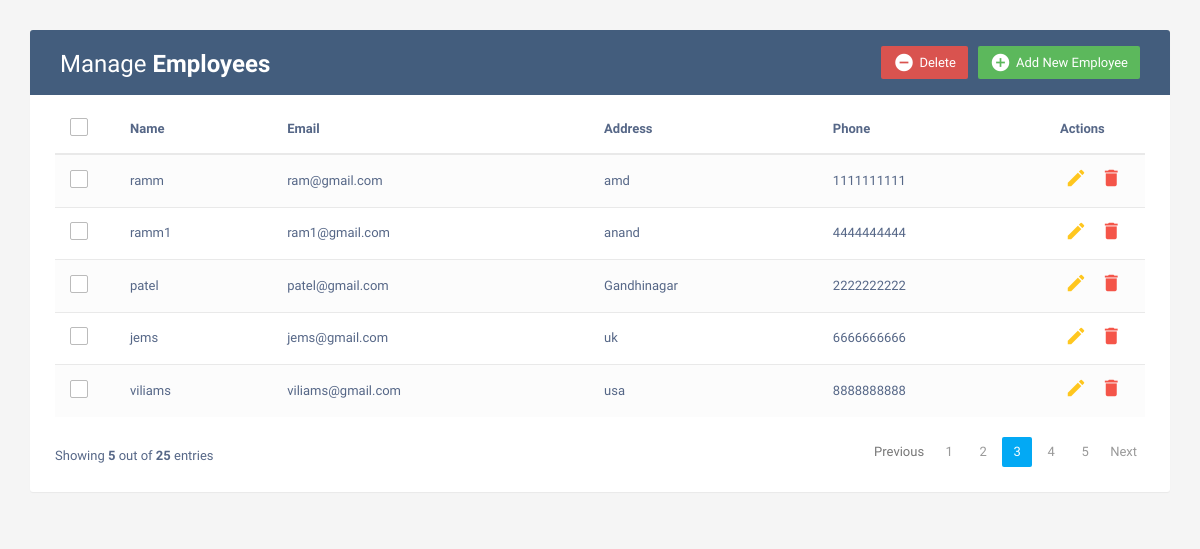
The page / on the database its author committed.
### myapp/models.py (models this page shows, shortened)
class Employee(models.Model):
    name=models.CharField(max_length=30,blank=True,null=True)
    email=models.EmailField(unique=True,blank=True,null=True)
    address=models.TextField()
    phone=models.IntegerField()

### myapp/views.py (the view)
# urls.py: path('', views.read, name='read'),
def read(request):
    uid=Employee.objects.all()
    context={"uid":uid}
    return render(request,"crud.html",context)

### myapp/templates/crud.html (shortened to what this page needs)
<!DOCTYPE html>
<html lang="en">
<head>
<link rel="stylesheet" href="https://maxcdn.bootstrapcdn.com/font-awesome/4.7.0/css/font-awesome.min.css">
<link rel="stylesheet" href="https://maxcdn.bootstrapcdn.com/bootstrap/3.3.7/css/bootstrap.min.css">
  <body>
    <div class="container">
        <div class="table-wrapper">
            <div class="table-title">
                <div class="row">
                    <div class="col-sm-6">
						<h2>Manage <b>Employees</b></h2>
					</div>
					<div class="col-sm-6">
						<a href="#addEmployeeModal" class="btn btn-success" data-toggle="modal"><i class="material-icons">&#xE147;</i> <span>Add New Employee</span></a>
						<a href="#deleteEmployeeModal" class="btn btn-danger" data-toggle="modal"><i class="material-icons">&#xE15C;</i> <span>Delete</span></a>
					</div>
                </div>
            </div>
            <table class="table table-striped table-hover">
                <thead>
                    <tr>
						<th>
							<span class="custom-checkbox">
								<label for="selectAll"></label>
							</span>
						</th>
                        <th>Name</th>
                        <th>Email</th>
						<th>Address</th>
                        <th>Phone</th>
                        <th>Actions</th>
                    </tr>
                </thead>
                <tbody>
					{% for i in uid %}
                    <tr>
						<td>
							<span class="custom-checkbox">
								<label for="checkbox1"></label>
							</span>
						</td>
                        <td>{{i.name}}</td>
                        <td>{{i.email}}</td>
						<td>{{i.address}}</td>
                        <td>{{i.phone}}</td>
                        <td>
                            <a href="#editEmployeeModal-{{forloop.counter}}" class="edit" data-toggle="modal"><i class="material-icons" data-toggle="tooltip" title="Edit">&#xE254;</i></a>
                            <a href="#deleteEmployeeModal-{{forloop.counter}}" class="delete" data-toggle="modal"><i class="material-icons" data-toggle="tooltip" title="Delete">&#xE872;</i></a>
                        </td>
                    </tr>
					{% endfor %}
                </tbody>
            </table>
			<div class="clearfix">
                <div class="hint-text">Showing <b>5</b> out of <b>25</b> entries</div>
                <ul class="pagination">
                    <li class="page-item disabled"><a href="#">Previous</a></li>
                    <li class="page-item"><a href="#" class="page-link">1</a></li>
                    <li class="page-item"><a href="#" class="page-link">2</a></li>
                    <li class="page-item active"><a href="#" class="page-link">3</a></li>
                    <li class="page-item"><a href="#" class="page-link">4</a></li>
                    <li class="page-item"><a href="#" class="page-link">5</a></li>
                    <li class="page-item"><a href="#" class="page-link">Next</a></li>
                </ul>
            </div>
        </div>
    </div>
</body>
</html>

### myapp/templates/crud.html (style rules this page uses)
body { color: #566787; background: #f5f5f5; font-family: 'Varela Round', sans-serif; font-size: 13px; }
.table-wrapper { background: #fff; padding: 20px 25px; margin: 30px 0; border-radius: 3px; box-shadow: 0 1px 1px rgba(0,0,0,.05); }
.table-title { padding-bottom: 15px; background: #435d7d; color: #fff; padding: 16px 30px; margin: -20px -25px 10px; border-radius: 3px 3px 0 0; }
.table-title h2 { margin: 5px 0 0; font-size: 24px; }
.table-title .btn { color: #fff; float: right; font-size: 13px; border: none; min-width: 50px; border-radius: 2px; border: none; outline: none !important; margin-left: 10px; }
.table-title .btn i { float: left; font-size: 21px; margin-right: 5px; }
.table-title .btn span { float: left; margin-top: 2px; }
table.table tr th, table.table tr td { border-color: #e9e9e9; padding: 12px 15px; vertical-align: middle; }
table.table tr th:first-child { width: 60px; }
table.table tr th:last-child { width: 100px; }
table.table-striped tbody tr:nth-of-type(odd) { background-color: #fcfcfc; }
table.table td:last-child i { opacity: 0.9; font-size: 22px; margin: 0 5px; }
table.table td a { font-weight: bold; color: #566787; display: inline-block; text-decoration: none; outline: none !important; }
table.table td a.edit { color: #FFC107; }
table.table td a.delete { color: #F44336; }
table.table td i { font-size: 19px; }
.pagination { float: right; margin: 0 0 5px; }
.pagination li a { border: none; font-size: 13px; min-width: 30px; min-height: 30px; color: #999; margin: 0 2px; line-height: 30px; border-radius: 2px !important; text-align: center; padding: 0 6px; }
.pagination li.active a, .pagination li.active a.page-link { background: #03A9F4; }
.hint-text { float: left; margin-top: 10px; font-size: 13px; }
.custom-checkbox { position: relative; }
.custom-checkbox label:before { width: 18px; height: 18px; }
.custom-checkbox label:before { content: ''; margin-right: 10px; display: inline-block; vertical-align: text-top; background: white; border: 1px solid #bbb; border-radius: 2px; box-sizing: border-box; z-index: 2; }

### rows shown on the page
Employee: name "ramm", email "ram@gmail.com", address "amd", phone "1111111111"
Employee: name "ramm1", email "ram1@gmail.com", address "anand", phone "4444444444"
Employee: name "patel", email "patel@gmail.com", address "Gandhinagar", phone "2222222222"
Employee: name "jems", email "jems@gmail.com", address "uk", phone "6666666666"
Employee: name "viliams", email "viliams@gmail.com", address "usa", phone "8888888888"
